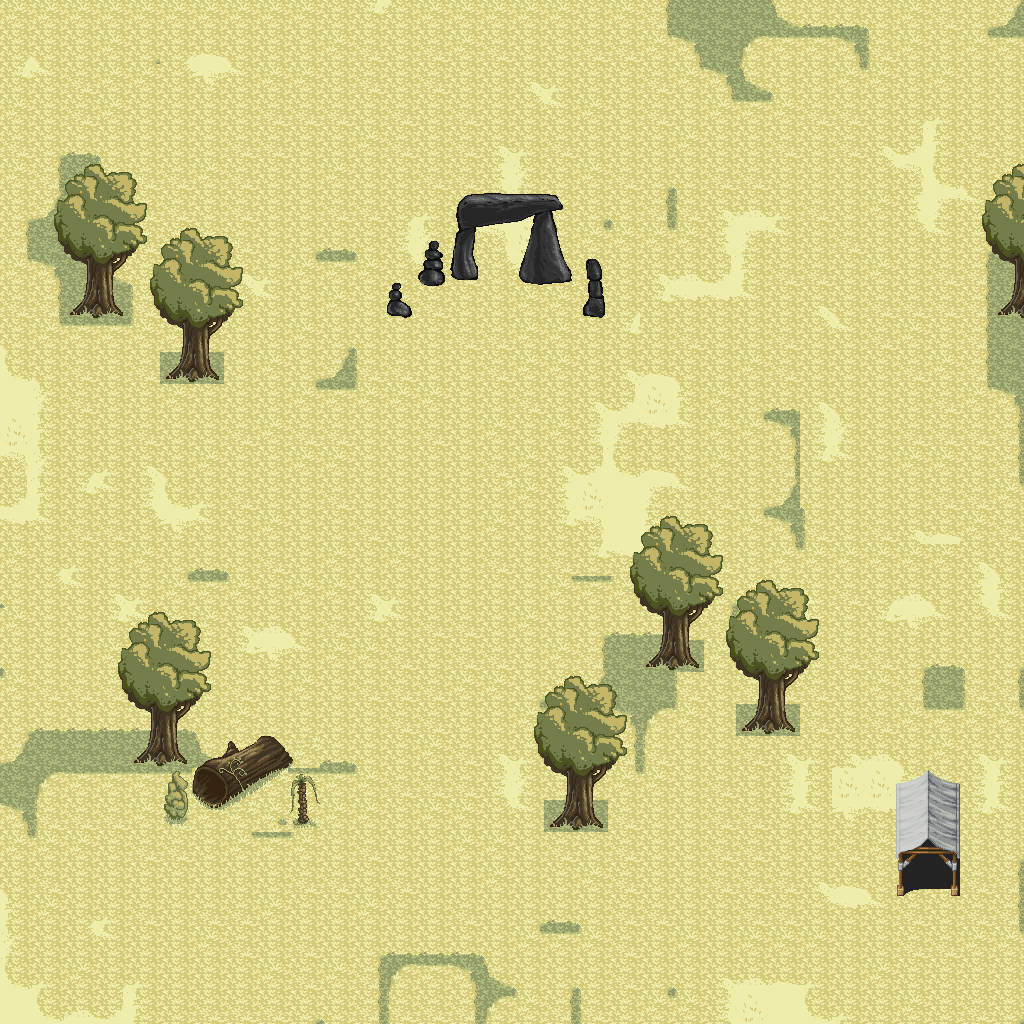

Below is a game level as drawn by its tile map, then a one-line description and the .tmx that defines it (tile-layer data replaced by summaries):
An orthogonal 32x32 tile map with 32x32 px tiles, 2 tile layers (Grass, Trees), 3 tilesets and 23 objects (7x TreeBase, 7x TreeTop, Plants).

<map version="1.9" tiledversion="1.9.2" orientation="orthogonal" renderorder="left-down" width="32" height="32" tilewidth="32" tileheight="32" infinite="0" nextlayerid="10" nextobjectid="43">
 <tileset firstgid="1" source="hyptosis_tile-art-batch-3.tsx" />
 <tileset firstgid="901" source="hyptosis_tile-art-batch-1.tsx" />
 <tileset firstgid="1801" source="hyptosis_til-art-batch-2.tsx" />
 <layer id="1" name="Grass" width="32" height="32">
  <data>[1024 cells, 1024 non-empty, 43 distinct tile ids]</data>
 </layer>
 <layer id="7" name="Trees" width="32" height="32">
  <data>[1024 cells, 141 non-empty, 56 distinct tile ids]</data>
 </layer>
 <objectgroup id="8" name="BoundingBox">
  <object id="9" name="TreeBase" x="75.3333" y="260" width="48" height="62.6667" />
  <object id="11" name="TreeTop" x="49.3333" y="164" width="100" height="97.3333">
   <ellipse />
  </object>
  <object id="13" name="TreeBase" x="170.667" y="322" width="48" height="62.6667" />
  <object id="14" name="TreeTop" x="144.667" y="226" width="100" height="97.3333">
   <ellipse />
  </object>
  <object id="15" name="TreeBase" x="652.667" y="613.333" width="48" height="62.6667" />
  <object id="16" name="TreeTop" x="626.667" y="517.333" width="100" height="97.3333">
   <ellipse />
  </object>
  <object id="20" name="TreeBase" x="749.333" y="676.667" width="48" height="62.6667" />
  <object id="23" name="TreeTop" x="722.667" y="581.333" width="100" height="97.3333">
   <ellipse />
  </object>
  <object id="24" name="TreeBase" x="556.667" y="771.333" width="48" height="62.6667" />
  <object id="25" name="TreeTop" x="530.667" y="675.333" width="100" height="97.3333">
   <ellipse />
  </object>
  <object id="26" name="TreeBase" x="996.667" y="260.667" width="48" height="62.6667" />
  <object id="27" name="TreeTop" x="970.667" y="164.667" width="100" height="97.3333">
   <ellipse />
  </object>
  <object id="28" name="TreeBase" x="142" y="710.667" width="48" height="62.6667" />
  <object id="29" name="TreeTop" x="116" y="614.667" width="100" height="97.3333">
   <ellipse />
  </object>
  <object id="30" name="Plants" x="157.333" y="736.667" width="160.667" height="95.3333" />
  <object id="35" x="896.667" y="767.333" width="60.6667" height="81.3333" />
  <object id="36" x="383.333" y="279.333" width="30.6667" height="37.3333" />
  <object id="37" x="415.333" y="236.667" width="35.3333" height="52" />
  <object id="38" x="447.333" y="184.667" width="28.6667" height="96.6667" />
  <object id="39" x="519.333" y="184.667" width="54" height="100.667" />
  <object id="40" x="448.667" y="190" width="109.333" height="35.3333" />
  <object id="41" x="576" y="254" width="32.6667" height="64.6667" />
 </objectgroup>
 <objectgroup id="9" name="GameExit" visible="0">
  <object id="42" x="896" y="849.5" width="62.5" height="46" />
 </objectgroup>
</map>
